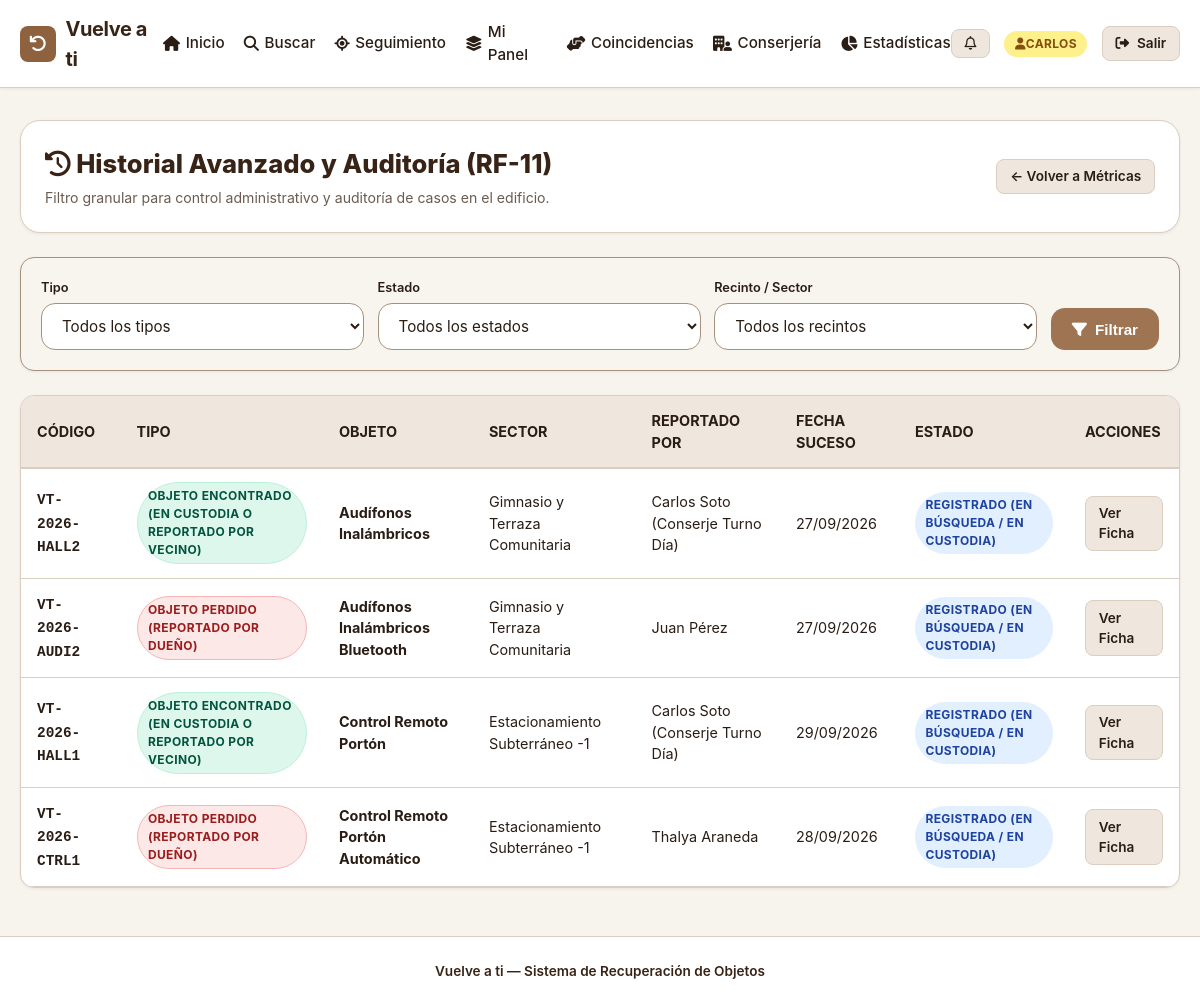
/historial/ (signed in), run on the app's committed database.
### recuperacion/models.py (models this page shows, shortened)
class Usuario(AbstractUser):
    ROL_CHOICES = [
        ('residente', 'Residente / Ciudadano'),
        ('conserje', 'Encargado de Recinto / Conserje'),
        ('admin', 'Administrador del Edificio'),
    ]
    rol = models.CharField(max_length=20, choices=ROL_CHOICES, default='residente')
    telefono = models.CharField(max_length=25, blank=True, null=True)
    departamento_torre = models.CharField(
        max_length=80,
        blank=True,
        null=True,
        help_text="Ejemplo: Torre A - Depto 502 / Oficina 301"
    )
    def es_conserje_o_admin(self):
        return self.rol in ['conserje', 'admin'] or self.is_superuser

class Objeto(models.Model):
    TIPO_CHOICES = [
        ('perdido', 'Objeto Perdido (Reportado por Dueño)'),
        ('encontrado', 'Objeto Encontrado (En Custodia o Reportado por Vecino)'),
    ]
    ESTADO_CHOICES = [
        ('registrado', 'Registrado (En Búsqueda / En Custodia)'),
        ('en_verificacion', 'En Verificación (Proceso de Cotejo)'),
        ('entregado', 'Entregado al Propietario'),
        ('dado_de_baja', 'Dado de Baja / Descartado'),
    ]
    codigo_seguimiento = models.CharField(
        max_length=20,
        unique=True,
        default=generar_codigo_seguimiento
    )
    tipo_registro = models.CharField(max_length=20, choices=TIPO_CHOICES)
    usuario_reporta = models.ForeignKey(
        Usuario,
        on_delete=models.SET_NULL,
        null=True,
        blank=True,
        related_name='objetos_reportados',
        help_text="Usuario registrado que reporta (null si es reporte de invitado/visitante)"
    )
    es_invitado = models.BooleanField(
        default=False,
        help_text="Indica si el reporte fue registrado por un visitante o usuario no autenticado"
    )
    contacto_nombre = models.CharField(
        max_length=120,
        blank=True,
        default='',
        help_text="Nombre completo de contacto para reportes de invitados"
    )
    contacto_email = models.EmailField(
        blank=True,
        default='',
        help_text="Correo electrónico de contacto para avisos"
    )
    contacto_telefono = models.CharField(
        max_length=30,
        blank=True,
        default='',
        help_text="Teléfono o WhatsApp de contacto"
    )
    categoria = models.ForeignKey(CategoriaObjeto, on_delete=models.PROTECT)
    subcategoria = models.CharField(
        max_length=100,
        help_text="Ejemplo: Control Remoto Portón, Audífonos Sony, Tarjeta bip"
    )
    color_principal = models.CharField(
        max_length=50,
        help_text="Ejemplo: Negro, Azul marino, Plateado, Rojo"
    )
    marca = models.CharField(max_length=80, blank=True, default='')
    ubicacion = models.ForeignKey(
        Recinto,
        on_delete=models.PROTECT,
        related_name='objetos_registrados',
        help_text="Área o sector del edificio donde ocurrió el hallazgo o extravío"
    )
    ubicacion_bodega = models.CharField(
        max_length=100,
        blank=True,
        default='',
        help_text="Casillero, locker o estante físico en recepción (solo para objetos encontrados)"
    )
    descripcion_publica = models.TextField(
        help_text="Detalles generales visibles para la búsqueda sin exponer información crítica"
    )
    clave_verificacion_privada = models.TextField(
        help_text="Detalle exclusivo e invisible públicamente para validar pertenencia (ej: stickers, roturas internas, número serial)"
    )
    fecha_suceso = models.DateField(
        help_text="Fecha aproximada en que se perdió o se encontró el objeto"
    )
    fecha_registro = models.DateTimeField(auto_now_add=True)
    estado = models.CharField(max_length=25, choices=ESTADO_CHOICES, default='registrado')
    token_retiro = models.CharField(
        max_length=6,
        default=generar_token_retiro,
        help_text="Código numérico de 6 dígitos para retiro seguro en mesón"
    )
    entregado_a = models.ForeignKey(
        Usuario,
        on_delete=models.SET_NULL,
        null=True,
        blank=True,
        related_name='objetos_recibidos'
    )
    entregado_por = models.ForeignKey(
        Usuario,
        on_delete=models.SET_NULL,
        null=True,
        blank=True,
        related_name='objetos_entregados_por'
    )
    fecha_entrega = models.DateTimeField(null=True, blank=True)
    observaciones_entrega = models.TextField(blank=True, default='')
    class Meta:
        verbose_name = "Objeto"
        verbose_name_plural = "Objetos"
        ordering = ['-fecha_registro']

class Recinto(models.Model):
    TIPO_CHOICES = [
        ('area_comun', 'Área Común / Tránsito'),
        ('punto_custodia', 'Punto de Custodia / Bodega / Conserjería'),
    ]
    nombre = models.CharField(max_length=120)
    tipo = models.CharField(max_length=20, choices=TIPO_CHOICES, default='area_comun')
    descripcion = models.TextField(blank=True)
    encargado = models.ForeignKey(
        Usuario,
        on_delete=models.SET_NULL,
        null=True,
        blank=True,
        related_name='recintos_a_cargo'
    )
    activo = models.BooleanField(default=True)
    class Meta:
        verbose_name = "Recinto o Ubicación"
        verbose_name_plural = "Recintos y Ubicaciones"
        ordering = ['nombre']

### recuperacion/views.py (the view)
# urls.py: path('historial/', views.historial_avanzado, name='historial_avanzado'),
@login_required
def historial_avanzado(request):
    if not request.user.es_conserje_o_admin():
        messages.error(request, "Acceso exclusivo para administración.")
        return redirect('dashboard')
    objetos = Objeto.objects.all().select_related(
        'categoria', 'ubicacion', 'usuario_reporta', 'entregado_a'
    ).order_by('-fecha_registro')
    estado = request.GET.get('estado')
    tipo = request.GET.get('tipo')
    recinto = request.GET.get('recinto')
    if estado:
        objetos = objetos.filter(estado=estado)
    if tipo:
        objetos = objetos.filter(tipo_registro=tipo)
    if recinto:
        objetos = objetos.filter(ubicacion_id=recinto)
    recintos = Recinto.objects.all()
    return render(request, 'recuperacion/historial_avanzado.html', {
        'objetos': objetos,
        'recintos': recintos,
        'estado_sel': estado,
        'tipo_sel': tipo,
        'recinto_sel': recinto,
    })

### templates/recuperacion/historial_avanzado.html (shortened to what this page needs)
{% extends 'base.html' %}
{% load static %}
{% block content %}
<div style="display: flex; flex-direction: column; gap: 1.5rem;">
  <div style="background-color: var(--color-surface); border: 1px solid var(--color-border); border-radius: var(--radius-lg); padding: 1.5rem; display: flex; justify-content: space-between; align-items: center; flex-wrap: wrap; gap: 1rem; box-shadow: var(--shadow-sm);">
    <div>
      <h1 style="font-size: 1.6rem; font-weight: 800; color: var(--color-primary-dark); margin: 0;">
        <i class="fa-solid fa-clock-rotate-left"></i> Historial Avanzado y Auditoría (RF-11)
      </h1>
      <p style="font-size: 0.88rem; color: var(--color-text-muted); margin-top: 0.2rem;">
        Filtro granular para control administrativo y auditoría de casos en el edificio.
      </p>
    </div>
    <a href="{% url 'metricas' %}" class="btn btn-secondary btn-sm">
      &larr; Volver a Métricas
    </a>
  </div>
  <div class="card" style="padding: 1.25rem; background: #F8F4EE; border: 1px solid var(--color-border-dark);">
    <form method="GET" style="display: flex; gap: 0.85rem; flex-wrap: wrap; align-items: flex-end;">
      <div style="flex: 1; min-width: 150px;">
        <label class="form-label" style="font-size: 0.8rem;">Tipo</label>
        <select name="tipo" class="form-select">
          <option value="">Todos los tipos</option>
        </select>
      </div>
      <div style="flex: 1; min-width: 160px;">
        <label class="form-label" style="font-size: 0.8rem;">Estado</label>
        <select name="estado" class="form-select">
          <option value="">Todos los estados</option>
        </select>
      </div>
      <div style="flex: 1; min-width: 180px;">
        <label class="form-label" style="font-size: 0.8rem;">Recinto / Sector</label>
        <select name="recinto" class="form-select">
          <option value="">Todos los recintos</option>
        </select>
      </div>
      <div>
        <button type="submit" class="btn btn-primary" style="height: 42px;">
          <i class="fa-solid fa-filter"></i> Filtrar
        </button>
      </div>
    </form>
  </div>
  <div class="card" style="padding: 0; overflow: hidden;">
    <div class="table-responsive">
      <table class="table-custom">
        <thead>
          <tr>
            <th>CÓDIGO</th>
            <th>TIPO</th>
            <th>OBJETO</th>
            <th>SECTOR</th>
            <th>REPORTADO POR</th>
            <th>FECHA SUCESO</th>
            <th>ESTADO</th>
            <th>ACCIONES</th>
          </tr>
        </thead>
        <tbody>
          {% for obj in objetos %}
            <tr>
              <td><span style="font-family: monospace; font-weight: 700;">{{ obj.codigo_seguimiento }}</span></td>
              <td>
                <span class="badge {% if obj.tipo_registro == 'perdido' %}badge-perdido{% else %}badge-encontrado{% endif %}">
                  {{ obj.get_tipo_registro_display }}
                </span>
              </td>
              <td><strong>{{ obj.subcategoria }}</strong></td>
              <td>{{ obj.ubicacion.nombre }}</td>
              <td>{{ obj.usuario_reporta.get_full_name|default:obj.usuario_reporta.username }}</td>
              <td>{{ obj.fecha_suceso|date:"d/m/Y" }}</td>
              <td><span class="badge badge-{{ obj.estado }}">{{ obj.get_estado_display }}</span></td>
              <td>
                <a href="{% url 'detalle_objeto' obj.id %}" class="btn btn-secondary btn-sm">
                  Ver Ficha
                </a>
              </td>
            </tr>
          {% empty %}
            <tr>
              <td colspan="8" style="text-align: center; padding: 2rem; color: var(--color-text-muted);">
                No se encontraron registros con los filtros seleccionados.
              </td>
            </tr>
          {% endfor %}
        </tbody>
      </table>
    </div>
  </div>
</div>
{% endblock %}

### templates/base.html (shortened to what this page needs)
{% load static %}
<!DOCTYPE html>
<html lang="es">
<head>
  <link rel="stylesheet" href="https://cdnjs.cloudflare.com/ajax/libs/font-awesome/6.4.0/css/all.min.css">
  <link rel="stylesheet" href="{% static 'css/styles.css' %}">
</head>
<body>
  <nav class="navbar">
    <div class="container nav-container">
      <a href="{% url 'home' %}" class="nav-brand">
        <div class="brand-icon">
          <i class="fa-solid fa-arrow-rotate-left"></i>
        </div>
        <span>Vuelve a ti</span>
      </a>
      <ul class="nav-links">
        <li>
          <a href="{% url 'home' %}" class="nav-link {% if request.resolver_match.url_name == 'home' %}active{% endif %}">
            <i class="fa-solid fa-house"></i> Inicio
          </a>
        </li>
        <li>
          <a href="{% url 'buscar_objetos' %}" class="nav-link {% if request.resolver_match.url_name == 'buscar_objetos' %}active{% endif %}">
            <i class="fa-solid fa-magnifying-glass"></i> Buscar
          </a>
        </li>
        <li>
          <a href="{% url 'consultar_seguimiento' %}" class="nav-link {% if request.resolver_match.url_name == 'consultar_seguimiento' %}active{% endif %}">
            <i class="fa-solid fa-location-crosshairs"></i> Seguimiento
          </a>
        </li>
        {% if user.is_authenticated %}
          <li>
            <a href="{% url 'dashboard' %}" class="nav-link {% if request.resolver_match.url_name == 'dashboard' %}active{% endif %}">
              <i class="fa-solid fa-layer-group"></i> Mi Panel
            </a>
          </li>
          <li>
            <a href="{% url 'coincidencias_lista' %}" class="nav-link {% if request.resolver_match.url_name == 'coincidencias_lista' %}active{% endif %}">
              <i class="fa-solid fa-handshake-angle"></i> Coincidencias
            </a>
          </li>
          {% if user.es_conserje_o_admin %}
            <li>
              <a href="{% url 'conserjeria_panel' %}" class="nav-link {% if request.resolver_match.url_name == 'conserjeria_panel' %}active{% endif %}">
                <i class="fa-solid fa-building-user"></i> Conserjería
              </a>
            </li>
            <li>
              <a href="{% url 'metricas' %}" class="nav-link {% if request.resolver_match.url_name == 'metricas' %}active{% endif %}">
                <i class="fa-solid fa-chart-pie"></i> Estadísticas
              </a>
            </li>
          {% endif %}
        {% endif %}
      </ul>
      <div style="display: flex; align-items: center; gap: 0.9rem;">
        {% if user.is_authenticated %}
          <div style="position: relative;" id="dropdown-notificaciones-container">
            <a href="{% url 'coincidencias_lista' %}" class="btn btn-secondary btn-sm" style="position: relative;" title="Notificaciones">
              <i class="fa-regular fa-bell"></i>
            </a>
          </div>
          <span class="badge {% if user.rol == 'admin' %}badge-perdido{% elif user.rol == 'conserje' %}badge-en_verificacion{% else %}badge-registrado{% endif %}">
            <i class="fa-solid fa-user me-1"></i> {{ user.first_name|default:user.username }}
          </span>
          <a href="{% url 'logout' %}" class="btn btn-secondary btn-sm" title="Cerrar sesión">
            <i class="fa-solid fa-right-from-bracket"></i> Salir
          </a>
        {% else %}
          <a href="{% url 'reportar_perdido' %}" class="btn btn-primary btn-sm" title="Reportar objeto sin cuenta">
            <i class="fa-solid fa-plus"></i> Reportar
          </a>
          <a href="{% url 'login' %}" class="btn btn-secondary btn-sm">Ingresar</a>
          <a href="{% url 'registro' %}" class="btn btn-secondary btn-sm">Registro</a>
        {% endif %}
      </div>
    </div>
  </nav>
  <main class="container" style="padding-top: 1rem; padding-bottom: 3rem; flex: 1;">
    {% block content %}{% endblock %}
  </main>
  <footer>
    <div class="container">
      <p style="font-weight: 600; color: var(--color-primary-dark); margin: 0;">
        Vuelve a ti — Sistema de Recuperación de Objetos
      </p>
    </div>
  </footer>
</body>
</html>

### data on the page
Usuario: first_name "CARLOS"
Objeto: codigo_seguimiento "VT-2026-HALL2", tipo_registro "OBJETO ENCONTRADO (EN CUSTODIA O REPORTADO POR VECINO)", subcategoria "Audífonos Inalámbricos", ubicacion.nombre "Gimnasio y Terraza Comunitaria", usuario_reporta.get_full_name "Carlos Soto (Conserje Turno Día)", fecha_suceso "27/09/2026", estado "REGISTRADO (EN BÚSQUEDA / EN CUSTODIA)"
Objeto: codigo_seguimiento "VT-2026-AUDI2", tipo_registro "OBJETO PERDIDO (REPORTADO POR DUEÑO)", subcategoria "Audífonos Inalámbricos Bluetooth", ubicacion.nombre "Gimnasio y Terraza Comunitaria", usuario_reporta.get_full_name "Juan Pérez", fecha_suceso "27/09/2026", estado "REGISTRADO (EN BÚSQUEDA / EN CUSTODIA)"
Objeto: codigo_seguimiento "VT-2026-HALL1", tipo_registro "OBJETO ENCONTRADO (EN CUSTODIA O REPORTADO POR VECINO)", subcategoria "Control Remoto Portón", ubicacion.nombre "Estacionamiento Subterráneo -1", usuario_reporta.get_full_name "Carlos Soto (Conserje Turno Día)", fecha_suceso "29/09/2026", estado "REGISTRADO (EN BÚSQUEDA / EN CUSTODIA)"
Objeto: codigo_seguimiento "VT-2026-CTRL1", tipo_registro "OBJETO PERDIDO (REPORTADO POR DUEÑO)", subcategoria "Control Remoto Portón Automático", ubicacion.nombre "Estacionamiento Subterráneo -1", usuario_reporta.get_full_name "Thalya Araneda", fecha_suceso "28/09/2026", estado "REGISTRADO (EN BÚSQUEDA / EN CUSTODIA)"
